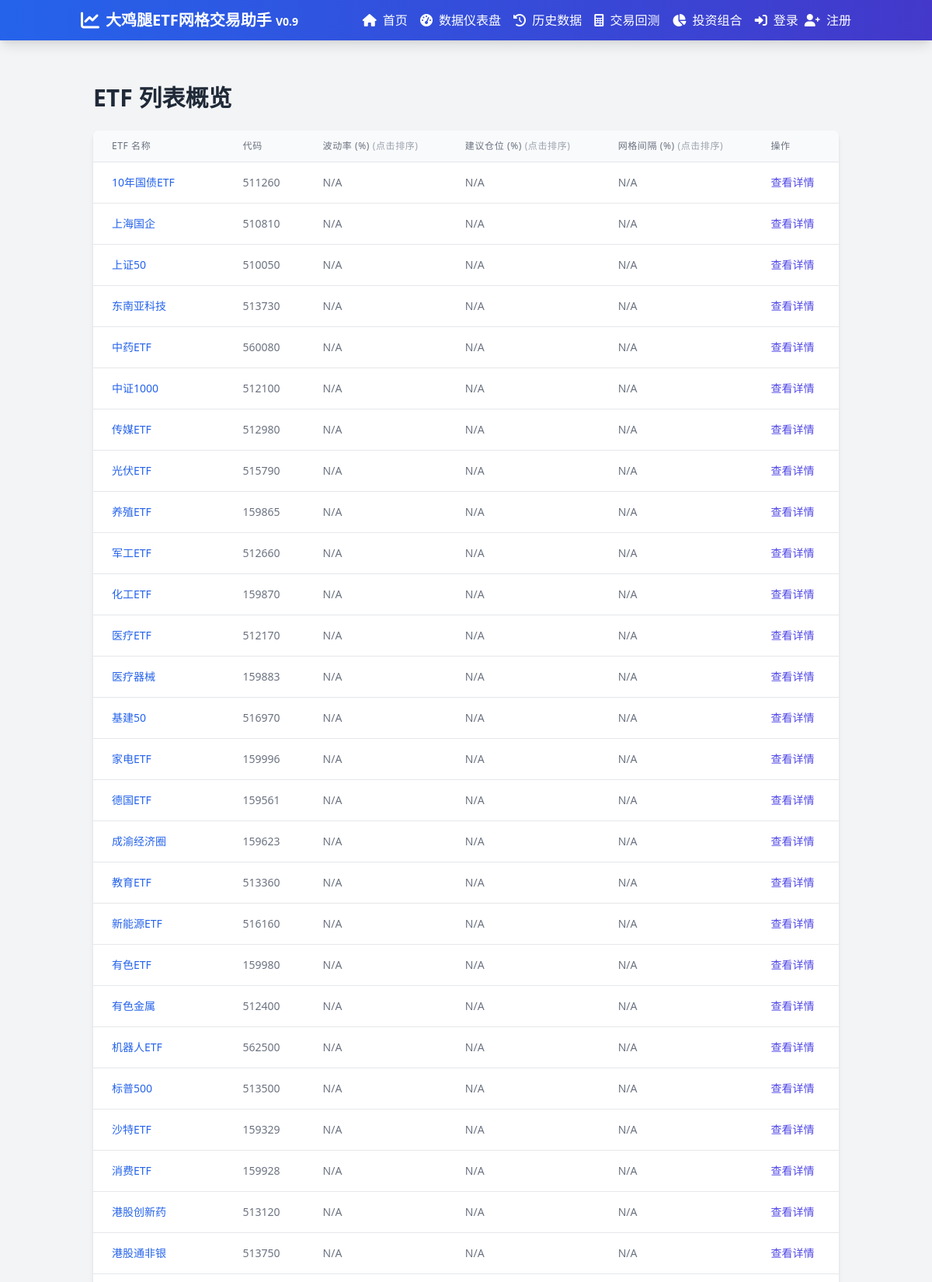
/dashboard (upper part), run on the app's committed database.
### tables this page shows
CREATE TABLE "etf_list" (
            id INTEGER PRIMARY KEY AUTOINCREMENT,
            symbol TEXT UNIQUE,
            name TEXT,
            description TEXT,
            is_official INTEGER DEFAULT 1,
            category TEXT,
            correlation TEXT,
            volatility_type TEXT,
            weight REAL DEFAULT 1.0,
            created_at TEXT,
            last_updated TEXT
        , updated_at TEXT);

### app.py (the view)
@app.route('/dashboard')
def dashboard():
    symbols = get_official_etf_list()
    symbols = [s for s in symbols if s.get('is_official', 1) == 1]
    logger.info(f"传递给dashboard页面的官方ETF数量: {len(symbols)}")
    logger.debug(f"ETF代码列表: {[s['code'] for s in symbols]}")
    symbol = request.args.get('symbol')
    if symbol:
        is_official = any(s['code'] == symbol for s in symbols)
        if not is_official:
            flash(f"ETF {symbol} 不是官方支持的ETF", "warning")
            return redirect(url_for('dashboard'))
        from datetime import datetime, timedelta
        conn = get_db_connection()
        cursor = conn.cursor()
        cursor.execute('''
        SELECT * FROM etf_data
        WHERE symbol = ?
        ORDER BY date DESC LIMIT 1
        ''', (symbol,))
        latest_record = cursor.fetchone()
        need_update = True
        data_status = ''  # 数据状态
        if latest_record:
            record_date = datetime.strptime(latest_record['date'], '%Y-%m-%d').date()
            today = datetime.now().date()
            is_weekend = today.weekday() >= 5  # 5是周六，6是周日
            if is_weekend:
                days_to_subtract = today.weekday() - 4
                last_trading_day = today - timedelta(days=days_to_subtract)
            else:
                last_trading_day = today
            if record_date >= last_trading_day or (record_date >= today - timedelta(days=1)):
                need_update = False
                data_status = '使用本地数据'
        conn.close()
        if need_update:
            logger.info(f"仪表盘访问：从远程获取{symbol}的最新数据")
            try:
                df, _ = get_etf_data(symbol)
                current_price = df['close'].iloc[-1]
                volatility_series = calculate_volatility(symbol)
                volatility = volatility_series.iloc[-1]
                grid_spacing = volatility / 8
                grid_range = calculate_grid_range(symbol)
                upper_limit = grid_range['H_val'].iloc[-1]
                lower_limit = grid_range['L_val'].iloc[-1]
                range_percentage = 2 * (upper_limit - lower_limit) / (upper_limit + lower_limit)
                grid_levels = round(range_percentage / grid_spacing)
                range_diff = upper_limit - lower_limit
                if range_diff > 0:
                    level_fraction = max(0, min(1, (current_price - lower_limit) / range_diff))
                    current_level = round(level_fraction * grid_levels)
                    position = 1 - level_fraction
                else:
                    current_level = grid_levels // 2
                    position = 0.5
                position = max(0, min(1, position))
                result = {
                    'symbol': symbol,
                    'name': next((s['name'] for s in symbols if s['code'] == symbol), ''),
                    'current_price': float(current_price),
                    'volatility': round(float(volatility * 100), 2),
                    'grid_spacing': round(float(grid_spacing * 100), 2),
                    'upper_limit': round(float(upper_limit), 2),
                    'lower_limit': round(float(lower_limit), 2),
                    'range_percentage': round(float(range_percentage * 100), 2),
                    'grid_levels': int(grid_levels),
                    'current_level': int(current_level),
                    'position': round(float(position * 100)),
                    'data_timestamp': datetime.now().strftime('%Y-%m-%d %H:%M:%S')
                }
                save_historical_data(symbol, result)
                data_status = '数据已更新'
            except Exception as e:
                logger.error(f"从远程获取{symbol}数据时出错: {str(e)}")
                import traceback
                traceback.print_exc()
                data_status = '更新失败'
        return render_template('dashboard.html', symbols=symbols, selected=symbol, data_status=data_status)
    else:
        etf_list_data = []
        official_etfs = get_official_etf_list() # 获取官方ETF列表
        for etf in official_etfs:
            latest_data = get_latest_etf_data(etf['code'])
            etf_info = {
                'name': etf['name'],
                'code': etf['code'],
                'volatility': round(latest_data['volatility'] * 100, 2) if latest_data and latest_data['volatility'] is not None else 'N/A',
                'position': round(latest_data['position'] * 100) if latest_data and latest_data['position'] is not None else 'N/A',
                'grid_spacing': round(latest_data['grid_spacing'] * 100, 2) if latest_data and latest_data['grid_spacing'] is not None else 'N/A',
            }
            etf_list_data.append(etf_info)
        return render_template('etf_list.html', etf_list=etf_list_data)

### app.py (called while the page is built)
@app.context_processor
def inject_version():
    return {'app_version': app.config['APP_VERSION']}

@app.context_processor
def inject_user():
    return {'current_user': get_current_user()}

@app.context_processor
def inject_csrf_token():
    if 'csrf_token' not in session:
        session['csrf_token'] = secrets.token_hex(16)
    return {'csrf_token': session['csrf_token']}

def get_db_connection():
    try:
        conn = sqlite3.connect('database/etf_history.db')
        conn.row_factory = sqlite3.Row
        return conn
    except Exception as e:
        print(f"数据库连接失败: {str(e)}")
        raise

def get_latest_etf_data(symbol):
    conn = None
    try:
        conn = get_db_connection()
        cursor = conn.cursor()
        cursor.execute('''
        SELECT symbol, price, volatility, grid_spacing, position
        FROM etf_data
        WHERE symbol = ?
        ORDER BY date DESC LIMIT 1
        ''', (symbol,))
        data = cursor.fetchone()
        return data
    except Exception as e:
        logger.error(f"获取 {symbol} 最新数据失败: {e}")
        return None
    finally:
        if conn:
            conn.close()

### models/auth.py (called while the page is built, shortened)
def get_current_user():
    return None

### templates/etf_list.html (shortened to what this page needs)
{% extends 'base.html' %}
{% block content %}
<div class="container mx-auto px-4 py-8">
    <h1 class="text-3xl font-bold mb-6 text-gray-800">ETF 列表概览</h1>
    <div class="bg-white shadow-md rounded-lg overflow-hidden">
        <table class="min-w-full divide-y divide-gray-200">
            <thead class="bg-gray-50">
                <tr>
                    <th scope="col" class="px-6 py-3 text-left text-xs font-medium text-gray-500 uppercase tracking-wider">
                        ETF 名称
                    </th>
                    <th scope="col" class="px-6 py-3 text-left text-xs font-medium text-gray-500 uppercase tracking-wider">
                        代码
                    </th>
                    <th scope="col" class="px-6 py-3 text-left text-xs font-medium text-gray-500 uppercase tracking-wider cursor-pointer hover:bg-gray-100" onclick="sortTable(2)">
                        波动率 (%)  <span class="text-xs text-gray-400">(点击排序)</span>
                    </th>
                    <th scope="col" class="px-6 py-3 text-left text-xs font-medium text-gray-500 uppercase tracking-wider cursor-pointer hover:bg-gray-100" onclick="sortTable(3)">
                        建议仓位 (%)  <span class="text-xs text-gray-400">(点击排序)</span>
                    </th>
                    <th scope="col" class="px-6 py-3 text-left text-xs font-medium text-gray-500 uppercase tracking-wider cursor-pointer hover:bg-gray-100" onclick="sortTable(4)">
                        网格间隔 (%)  <span class="text-xs text-gray-400">(点击排序)</span>
                    </th>
                    <th scope="col" class="px-6 py-3 text-left text-xs font-medium text-gray-500 uppercase tracking-wider">
                        操作
                    </th>
                </tr>
            </thead>
            <tbody class="bg-white divide-y divide-gray-200">
                {% for etf in etf_list %}
                <tr>
                    <td class="px-6 py-4 whitespace-nowrap">
                        <div class="text-sm font-medium text-gray-900">
                            <a href="{{ url_for('dashboard', symbol=etf.code) }}" class="text-blue-600 hover:text-blue-900 hover:underline">{{ etf.name }}</a>
                        </div>
                    </td>
                    <td class="px-6 py-4 whitespace-nowrap">
                        <div class="text-sm text-gray-500">{{ etf.code }}</div>
                    </td>
                    <td class="px-6 py-4 whitespace-nowrap text-sm text-gray-500">
                        {{ etf.volatility if etf.volatility != 'N/A' else 'N/A' }}
                    </td>
                    <td class="px-6 py-4 whitespace-nowrap text-sm text-gray-500">
                        {{ etf.position if etf.position != 'N/A' else 'N/A' }}
                    </td>
                    <td class="px-6 py-4 whitespace-nowrap text-sm text-gray-500">
                        {{ etf.grid_spacing if etf.grid_spacing != 'N/A' else 'N/A' }}
                    </td>
                    <td class="px-6 py-4 whitespace-nowrap text-sm font-medium">
                        <a href="{{ url_for('dashboard', symbol=etf.code) }}" class="text-indigo-600 hover:text-indigo-900">查看详情</a>
                    </td>
                </tr>
                {% else %}
                <tr>
                    <td colspan="6" class="px-6 py-4 whitespace-nowrap text-sm text-gray-500 text-center">暂无 ETF 数据。</td>
                </tr>
                {% endfor %}
            </tbody>
        </table>
    </div>
</div>
{% endblock %}

### templates/base.html (shortened to what this page needs)
<!DOCTYPE html>
<html lang="zh-CN">
<head>
    <link href="https://cdn.jsdelivr.net/npm/tailwindcss@2.2.19/dist/tailwind.min.css" rel="stylesheet">
    <link rel="stylesheet" href="https://cdnjs.cloudflare.com/ajax/libs/font-awesome/6.0.0-beta3/css/all.min.css">
</head>
<body class="bg-gray-100 font-sans">
    <nav class="bg-gradient-to-r from-blue-600 to-indigo-700 text-white shadow-lg hidden md:block">
        <div class="container mx-auto px-4 py-3 flex justify-between items-center">
            <div class="flex items-center space-x-2">
                <i class="fas fa-chart-line text-2xl"></i>
                <span class="text-xl font-bold">大鸡腿ETF网格交易助手 <span class="text-sm">{{ app_version }}</span></span>
            </div>
            <div class="flex items-center space-x-4">
                <a href="/" class="hover:text-blue-200 {% if request.path == '/' %}text-white font-medium{% endif %}"><i class="fas fa-home mr-1"></i> 首页</a>
                <a href="/dashboard" class="hover:text-blue-200 {% if request.path == '/dashboard' %}text-white font-medium{% endif %}"><i class="fas fa-tachometer-alt mr-1"></i> 数据仪表盘</a>
                <a href="/history" class="hover:text-blue-200 {% if request.path == '/history' %}text-white font-medium{% endif %}"><i class="fas fa-history mr-1"></i> 历史数据</a>
                <a href="/public_backtest" class="hover:text-blue-200 {% if request.path == '/public_backtest' %}text-white font-medium{% endif %}"><i class="fas fa-calculator mr-1"></i> 交易回测</a>
                <a href="/portfolio" class="hover:text-blue-200 {% if request.path == '/portfolio' %}text-white font-medium{% endif %}"><i class="fas fa-chart-pie mr-1"></i> 投资组合</a>
                {% if current_user %}
                <div class="user-dropdown ml-4">
                    <button id="userMenuButton" class="flex items-center space-x-2 hover:text-blue-200 focus:outline-none">
                        <div class="bg-blue-200 text-blue-800 rounded-full h-8 w-8 flex items-center justify-center">
                            <span class="font-medium">{{ current_user.username[0]|upper }}</span>
                        </div>
                        <span>{{ current_user.username }}</span>
                        <i class="fas fa-chevron-down text-xs"></i>
                    </button>
                    <div id="userDropdownMenu" class="user-dropdown-menu hidden">
                        <div class="p-3 border-b border-gray-200">
                            <p class="font-medium text-gray-800">{{ current_user.username }}</p>
                            <p class="text-sm text-gray-500">{{ current_user.email }}</p>
                        </div>
                        <a href="{{ url_for('my_portfolios') }}"><i class="fas fa-folder mr-2"></i> 我的投资组合</a>
                        <a href="{{ url_for('user_etf_data') }}"><i class="fas fa-chart-bar mr-2"></i> 自定义ETF</a>
                        <a href="{{ url_for('settings') }}"><i class="fas fa-cog mr-2"></i> 个人设置</a>
                        {% if current_user.is_admin %}
                        <a href="{{ url_for('admin_console') }}"><i class="fas fa-user-shield mr-2"></i> 管理员控制台</a>
                        {% endif %}
                        <hr>
                        <a href="{{ url_for('logout') }}" class="text-red-600"><i class="fas fa-sign-out-alt mr-2"></i> 退出登录</a>
                    </div>
                </div>
                {% else %}
                <div class="ml-4 flex space-x-2">
                    <a href="{{ url_for('login') }}" class="hover:text-blue-200"><i class="fas fa-sign-in-alt mr-1"></i> 登录</a>
                    <a href="{{ url_for('register') }}" class="hover:text-blue-200"><i class="fas fa-user-plus mr-1"></i> 注册</a>
                </div>
                {% endif %}
            </div>
        </div>
    </nav>
    <div class="container mx-auto px-4 py-6">
        {% block content %}{% endblock %}
    </div>
</body>
</html>

### data on the page
etf_list: name "10年国债ETF", code "511260", volatility "N/A", position "N/A", grid_spacing "N/A"
etf_list: name "上海国企", code "510810", volatility "N/A", position "N/A", grid_spacing "N/A"
etf_list: name "上证50", code "510050", volatility "N/A", position "N/A", grid_spacing "N/A"
etf_list: name "东南亚科技", code "513730", volatility "N/A", position "N/A", grid_spacing "N/A"
etf_list: name "中药ETF", code "560080", volatility "N/A", position "N/A", grid_spacing "N/A"
etf_list: name "中证1000", code "512100", volatility "N/A", position "N/A", grid_spacing "N/A"
etf_list: name "传媒ETF", code "512980", volatility "N/A", position "N/A", grid_spacing "N/A"
etf_list: name "光伏ETF", code "515790", volatility "N/A", position "N/A", grid_spacing "N/A"
etf_list: name "养殖ETF", code "159865", volatility "N/A", position "N/A", grid_spacing "N/A"
etf_list: name "军工ETF", code "512660", volatility "N/A", position "N/A", grid_spacing "N/A"
etf_list: name "化工ETF", code "159870", volatility "N/A", position "N/A", grid_spacing "N/A"
etf_list: name "医疗ETF", code "512170", volatility "N/A", position "N/A", grid_spacing "N/A"
etf_list: name "医疗器械", code "159883", volatility "N/A", position "N/A", grid_spacing "N/A"
etf_list: name "基建50", code "516970", volatility "N/A", position "N/A", grid_spacing "N/A"
etf_list: name "家电ETF", code "159996", volatility "N/A", position "N/A", grid_spacing "N/A"
etf_list: name "德国ETF", code "159561", volatility "N/A", position "N/A", grid_spacing "N/A"
etf_list: name "成渝经济圈", code "159623", volatility "N/A", position "N/A", grid_spacing "N/A"
etf_list: name "教育ETF", code "513360", volatility "N/A", position "N/A", grid_spacing "N/A"
etf_list: name "新能源ETF", code "516160", volatility "N/A", position "N/A", grid_spacing "N/A"
etf_list: name "有色ETF", code "159980", volatility "N/A", position "N/A", grid_spacing "N/A"
etf_list: name "有色金属", code "512400", volatility "N/A", position "N/A", grid_spacing "N/A"
etf_list: name "机器人ETF", code "562500", volatility "N/A", position "N/A", grid_spacing "N/A"
etf_list: name "标普500", code "513500", volatility "N/A", position "N/A", grid_spacing "N/A"
etf_list: name "沙特ETF", code "159329", volatility "N/A", position "N/A", grid_spacing "N/A"
etf_list: name "消费ETF", code "159928", volatility "N/A", position "N/A", grid_spacing "N/A"
etf_list: name "港股创新药", code "513120", volatility "N/A", position "N/A", grid_spacing "N/A"
etf_list: name "港股通非银", code "513750", volatility "N/A", position "N/A", grid_spacing "N/A"

### other printed values
{{ app_version }} "V0.9"
